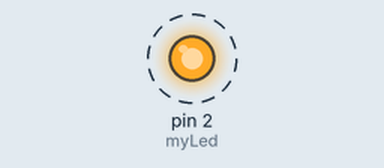
Recording of a sketch running on a simulated Arduino Uno, built with avr-gcc and run on an emulated ATmega328P. Parts: output pins drawn as LEDs (lit = HIGH). Dashed ring = blinking.

Above: at 0.2 s.
Timing chart, 0 to 3.0 s (numbered marks = the images above):
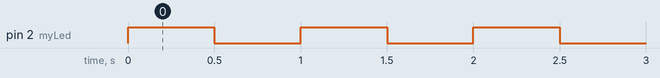

Measured:
- by itself, pin 2 (myLed): alternates HIGH for 0.50 s and LOW for 0.50 s

The sketch:

LED_flashing.ino
```cpp
const byte myLed = 2;
const int ledDelay = 500;

void setup() {
  pinMode(myLed, OUTPUT);
}

void loop() {
  digitalWrite(myLed, HIGH);
  delay(ledDelay);
  digitalWrite(myLed, LOW);
  delay(ledDelay);
}
```
